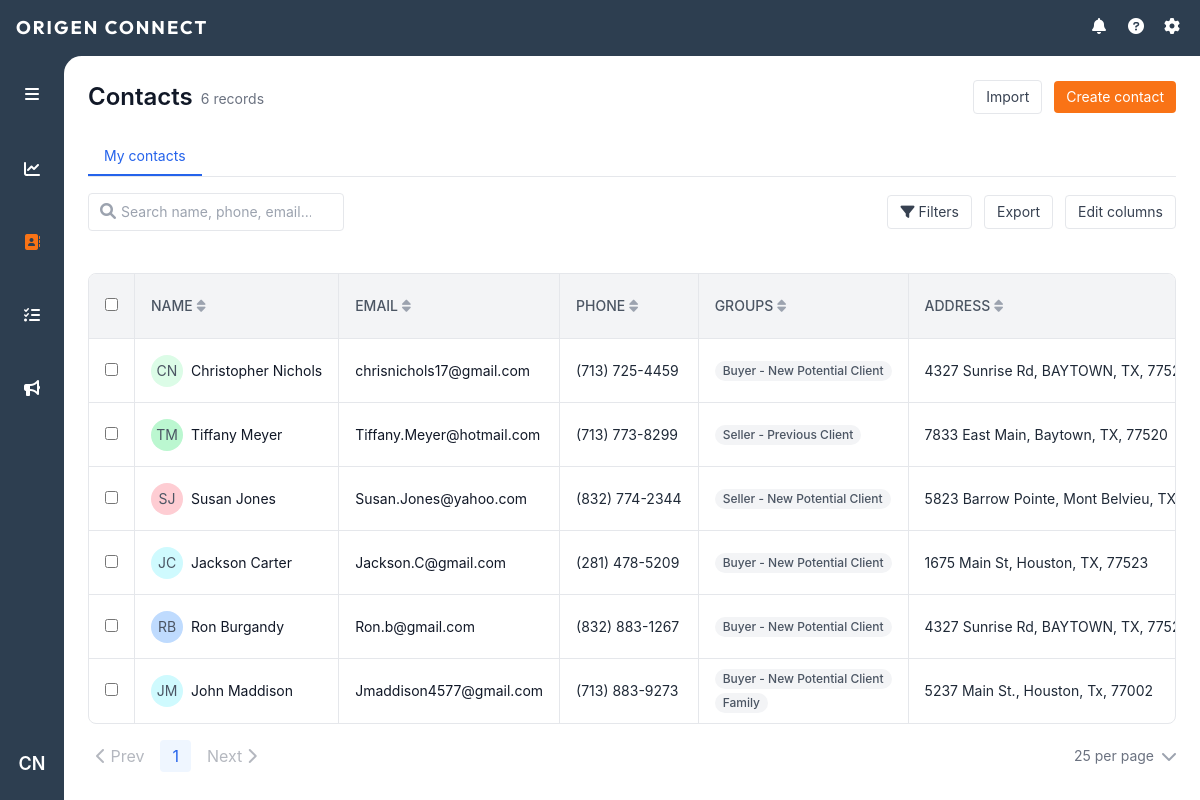
Page / (signed in) on the earlier database version.
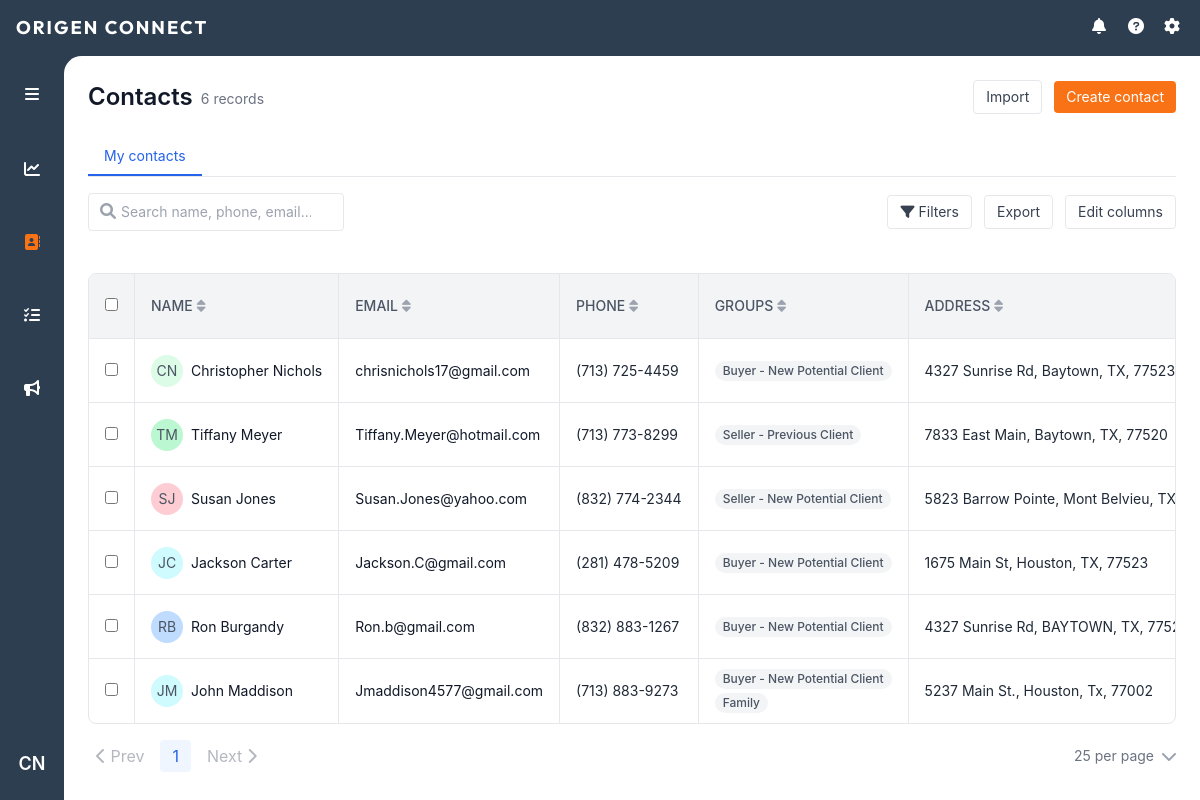
Same page on the later database version.
### models.py (models this page shows, shortened)
class Contact(db.Model):
    id = db.Column(db.Integer, primary_key=True)
    user_id = db.Column(db.Integer, db.ForeignKey('user.id'), nullable=False)
    first_name = db.Column(db.String(80), nullable=False)
    last_name = db.Column(db.String(80), nullable=False)
    email = db.Column(db.String(120))
    phone = db.Column(db.String(20))
    street_address = db.Column(db.String(200))
    city = db.Column(db.String(100))
    state = db.Column(db.String(50))
    zip_code = db.Column(db.String(20))
    notes = db.Column(db.Text)
    created_at = db.Column(db.DateTime, nullable=False, default=datetime.utcnow)
    updated_at = db.Column(db.DateTime, nullable=False, default=datetime.utcnow,
                          onupdate=datetime.utcnow)
    potential_commission = db.Column(db.Numeric(10, 2), nullable=False, default=5000.00)
    owner = db.relationship('User', backref=db.backref('contacts', lazy=True))
    groups = db.relationship('ContactGroup',
                           secondary=contact_groups,
                           back_populates='contacts',
                           lazy='joined')

### routes/main.py (the view, shortened to what this page needs)
@main_bp.route('/')
@login_required
def index():
    show_all = request.args.get('view') == 'all' and current_user.role == 'admin'
    sort_by = request.args.get('sort', 'created_at')
    sort_dir = request.args.get('dir', 'desc')
    search_query = request.args.get('q', '').strip()
    if show_all:
        query = Contact.query
    else:
        query = Contact.query.filter_by(user_id=current_user.id)
    owners = request.args.get('owners')
    if show_all and owners:
        owner_ids = [int(id) for id in owners.split(',')]
        query = query.filter(Contact.user_id.in_(owner_ids))
    groups = request.args.get('groups')
    if groups:
        group_ids = [int(id) for id in groups.split(',')]
        query = query.join(Contact.groups).filter(ContactGroup.id.in_(group_ids))
    zips = request.args.get('zips')
    if zips:
        zip_list = [z.strip() for z in zips.split(',')]
        query = query.filter(Contact.zip_code.in_(zip_list))
    commission_range = request.args.get('commission')
    if sort_by == 'owner':
        query = query.join(User, Contact.user_id == User.id)
        if sort_dir == 'asc':
            query = query.order_by(User.first_name.asc(), User.last_name.asc())
        else:
            query = query.order_by(User.first_name.desc(), User.last_name.desc())
    elif sort_by == 'potential_commission':
        if sort_dir == 'asc':
            query = query.filter(Contact.potential_commission.isnot(None)).order_by(Contact.potential_commission.asc())
        else:
            query = query.filter(Contact.potential_commission.isnot(None)).order_by(Contact.potential_commission.desc())
    else:
        sort_map = {
            'name': [Contact.first_name, Contact.last_name],
            'email': [Contact.email],
            'phone': [Contact.phone],
            'address': [Contact.street_address],
            'notes': [Contact.notes],
            'created_at': [Contact.created_at]
        }
        if sort_by in sort_map:
            sort_attrs = sort_map[sort_by]
            if sort_dir == 'asc':
                query = query.order_by(*[attr.asc() for attr in sort_attrs])
            else:
                query = query.order_by(*[attr.desc() for attr in sort_attrs])
    all_groups = ContactGroup.query.order_by(ContactGroup.name).all()
    all_owners = []
    if show_all:
        all_owners = User.query.order_by(User.first_name, User.last_name).all()
    contacts = query.all()
    return render_template('index.html',
                         contacts=contacts,
                         show_all=show_all,
                         current_sort=sort_by,
                         current_dir=sort_dir,
                         all_groups=all_groups,
                         all_owners=all_owners)

### app.py (called while the page is built)
def create_app():
    app = Flask(__name__)
    app.config.from_object('config.Config')
    db.init_app(app)
    login_manager = LoginManager()
    login_manager.init_app(app)
    login_manager.login_view = 'auth.login'
    app.jinja_env.filters['abs'] = abs
    mail = Mail()
    mail.init_app(app)
    @login_manager.user_loader
    def load_user(user_id):
        return User.query.get(int(user_id))
    register_blueprints(app)
    return app

### templates/index.html (shortened to what the changed rows need)
{% extends "base.html" %}
{% block content %}
<div class="p-6">
    <div class="flex justify-between items-center mb-6">
        <div class="flex items-center space-x-2">
            <h1 class="text-2xl font-semibold text-gray-900 hidden md:block">Contacts</h1>
        </div>
    </div>
    <link href="https://cdn.jsdelivr.net/npm/tom-select@2.2.2/dist/css/tom-select.css" rel="stylesheet">
    <div class="border rounded-lg overflow-hidden hidden md:block">
        <table class="w-full">
            <thead class="bg-gray-100 text-sm border-b">
                <tr>
                    <th class="w-8 px-4 py-3">
                        <input type="checkbox" class="rounded">
                    </th>
                    <th class="w-64 px-4 py-3 font-medium text-gray-600 border-l text-sm">
                        <div class="flex items-center space-x-1 cursor-pointer" onclick="sortTable('name')">
                            <span>NAME</span>
                            <i class="fas fa-sort{% if current_sort == 'name' %}{% if current_dir == 'asc' %}-up{% else %}-down{% endif %}{% endif %}
                               text-{% if current_sort == 'name' %}gray-800{% else %}gray-400{% endif %} hover:text-gray-600"></i>
                        </div>
                    </th>
                    <th class="w-48 px-4 py-3 font-medium text-gray-600 border-l text-sm">
                        <div class="flex items-center space-x-1 cursor-pointer" onclick="sortTable('email')">
                            <span>EMAIL</span>
                            <i class="fas fa-sort{% if current_sort == 'email' %}{% if current_dir == 'asc' %}-up{% else %}-down{% endif %}{% endif %}
                               text-{% if current_sort == 'email' %}gray-800{% else %}gray-400{% endif %} hover:text-gray-600"></i>
                        </div>
                    </th>
                    <th class="w-40 px-4 py-3 font-medium text-gray-600 border-l text-sm">
                        <div class="flex items-center space-x-1 cursor-pointer" onclick="sortTable('phone')">
                            <span>PHONE</span>
                            <i class="fas fa-sort{% if current_sort == 'phone' %}{% if current_dir == 'asc' %}-up{% else %}-down{% endif %}{% endif %}
                               text-{% if current_sort == 'phone' %}gray-800{% else %}gray-400{% endif %} hover:text-gray-600"></i>
                        </div>
                    </th>
                    <th class="w-64 px-4 py-3 font-medium text-gray-600 border-l text-sm">
                        <div class="flex items-center space-x-1">
                            <span>GROUPS</span>
                            <i class="fas fa-sort text-gray-400 hover:text-gray-600 cursor-pointer"></i>
                        </div>
                    </th>
                    <th class="w-48 px-4 py-3 font-medium text-gray-600 border-l text-sm">
                        <div class="flex items-center space-x-1 cursor-pointer" onclick="sortTable('address')">
                            <span>ADDRESS</span>
                            <i class="fas fa-sort{% if current_sort == 'address' %}{% if current_dir == 'asc' %}-up{% else %}-down{% endif %}{% endif %}
                               text-{% if current_sort == 'address' %}gray-800{% else %}gray-400{% endif %} hover:text-gray-600"></i>
                        </div>
                    </th>
                </tr>
            </thead>
            <tbody class="divide-y text-sm">
                {% for contact in contacts %}
                <tr class="hover:bg-gray-50 h-16 cursor-pointer" onclick="openContactModal('{{ contact.id }}')">
                    <td class="px-4" onclick="event.stopPropagation()">
                        <input type="checkbox" class="rounded">
                    </td>
                    <td class="px-4 border-l">
                        <div class="flex items-center">
                            <div class="w-8 h-8 rounded-full flex items-center justify-center text-sm mr-2 flex-shrink-0 text-gray-600
                                {% set initials = contact.first_name[0]|upper + contact.last_name[0]|upper %}
                                {{ colors[initials[0]] or 'bg-gray-100' }}"
                            >
                                {{ contact.first_name[0] }}{{ contact.last_name[0] }}
                            </div>
                            <span class="text-gray-900 text-sm overflow-hidden overflow-ellipsis whitespace-nowrap max-w-[180px]">
                                {{ contact.first_name }} {{ contact.last_name }}
                            </span>
                        </div>
                    </td>
                    <td class="px-4 border-l">
                        <div class="overflow-hidden overflow-ellipsis whitespace-nowrap text-gray-900">
                            {{ contact.email or '--' }}
                        </div>
                    </td>
                    <td class="px-4 border-l">
                        <div class="overflow-hidden overflow-ellipsis whitespace-nowrap">
                            {{ contact.phone or '--' }}
                        </div>
                    </td>
                    <td class="px-4 border-l relative">
                        <div class="flex flex-wrap gap-1 max-h-12 overflow-hidden relative">
                            {% for group in contact.groups[:2] %}
                                <span class="inline-flex items-center px-2 py-0.5 rounded-full text-xs font-medium bg-gray-100 text-gray-600 whitespace-nowrap">
                                    {{ group.name }}
                                </span>
                            {% else %}
                                --
                            {% endfor %}
                        </div>
                    </td>
                    <td class="px-4 border-l relative group">
                        <div class="overflow-hidden overflow-ellipsis whitespace-nowrap">
                            {% set address_parts = [] %}
                            {% if contact.street_address %}
                                {% set _ = address_parts.append(contact.street_address) %}
                            {% endif %}
                            {% if contact.city %}
                                {% set _ = address_parts.append(contact.city) %}
                            {% endif %}
                            {% if contact.state %}
                                {% set _ = address_parts.append(contact.state) %}
                            {% endif %}
                            {% if contact.zip_code %}
                                {% set _ = address_parts.append(contact.zip_code) %}
                            {% endif %}
                            {{ address_parts|join(', ') or '--' }}
                        </div>
                    </td>
                </tr>
                {% else %}
                <tr>
                    <td colspan="{{ '9' if current_user.role == 'admin' and show_all else '8' }}" class="px-4 py-8 text-center text-gray-500 text-sm">
                        No contacts found. Click "Create contact" to add one.
                    </td>
                </tr>
                {% endfor %}
            </tbody>
        </table>
    </div>
</div>
{% endblock %}

Differences in the rows shown:
changed Contact "Christopher": address_parts "4327 Sunrise Rd, BAYTOWN, TX,…" → "4327 Sunrise Rd, Baytown, TX, 77523"
